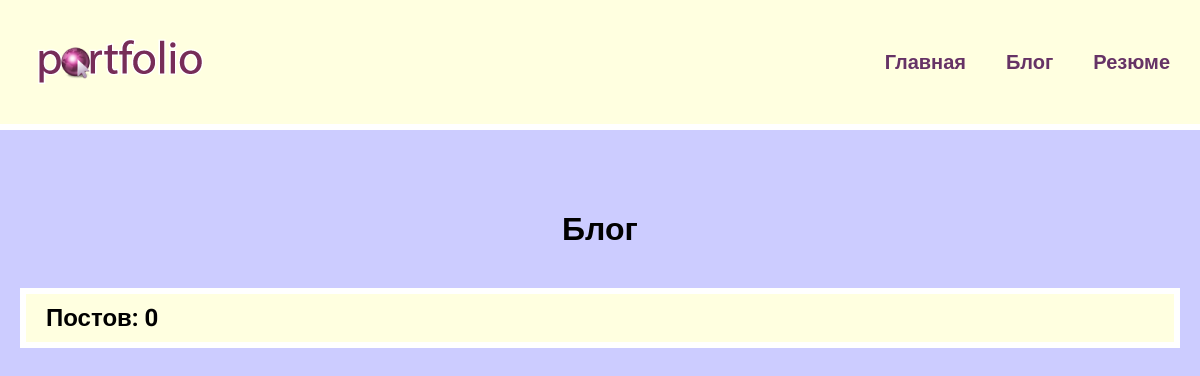
The page /blog/ on the database as committed earlier.
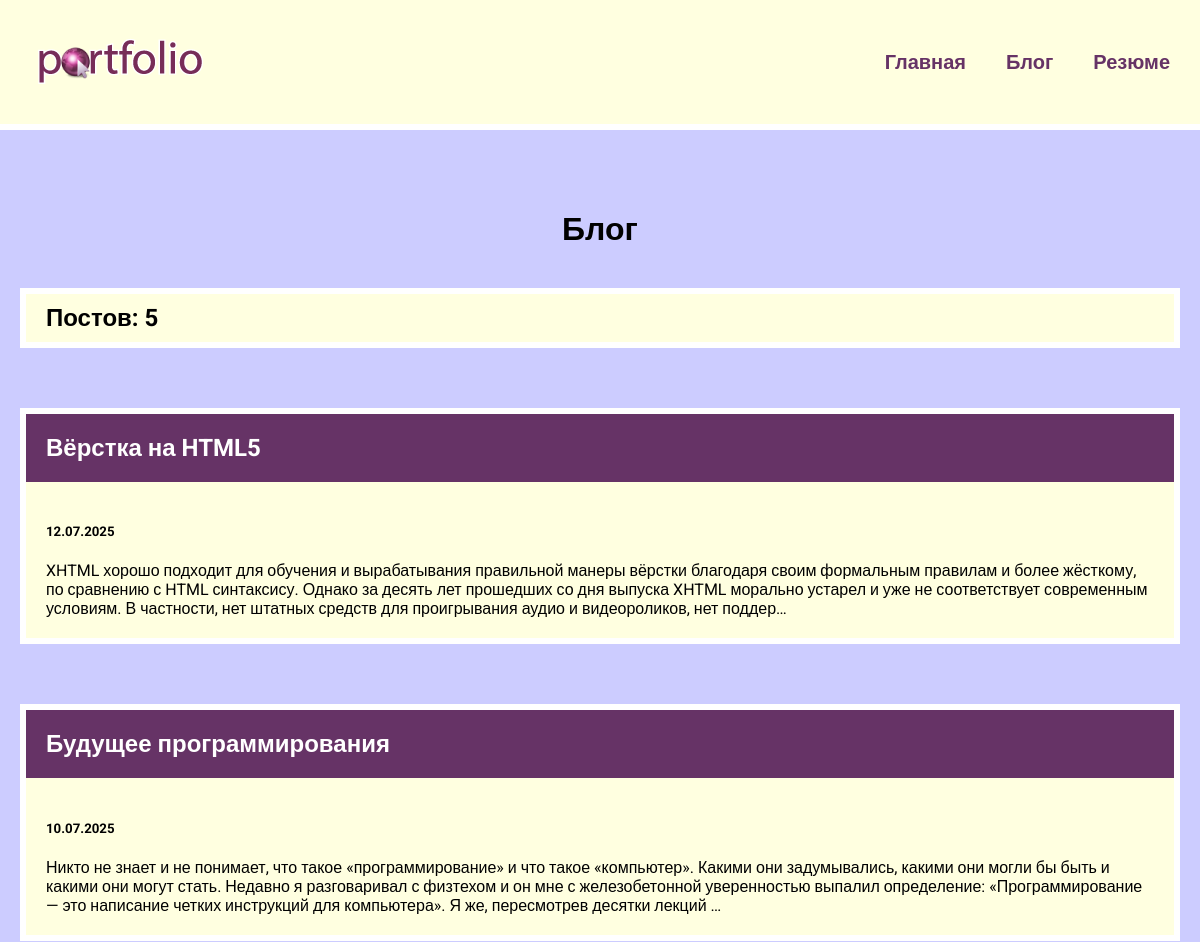
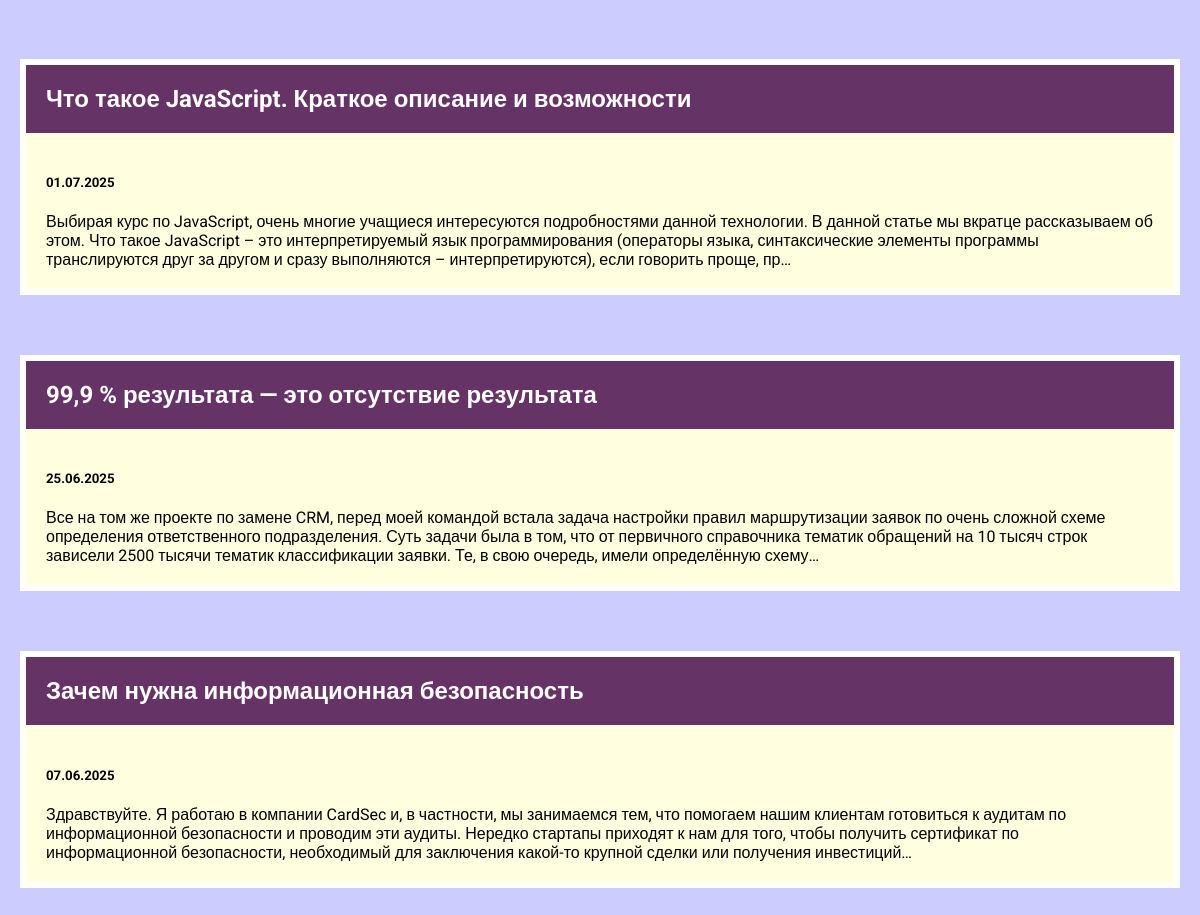
The same page on the database as committed later (2 pictures, top to bottom).
### blog/models.py (models this page shows, shortened)
class Blog(models.Model):
    title = models.CharField(max_length=200)
    description = models.TextField()
    date = models.DateField()

### blog/views.py (the view)
# urls.py: path('', views.blogs, name="blogs"),
def blogs(request):
    blogs = Blog.objects.order_by('-date')
    return render(request, "blog/blogs.html", {"blogs": blogs})

### blog/templates/blog/blogs.html
{% extends 'skills/base.html' %}
{% block content %}
<h1>Блог</h1>
<h2 class="count">Постов: {{ blogs.count }}</h2>
{% for blog in blogs %}
<div class="element">
    <h2 class="top">
        <a href="{% url 'detail' blog.id %}">{{ blog.title }}</a>
    </h2>
    <div class="blog_text">
        <h5>{{ blog.date|date:'d.m.Y' }}</h5>
        <div>{{ blog.description|striptags|truncatechars:360 }}</div>
    </div>
</div>
{% endfor %}
{% endblock %}

### skills/templates/skills/base.html (shortened to what this page needs)
<!DOCTYPE html>
{% load static %}
<html lang="en">
<head>
    <link rel="stylesheet" href="{% static 'css/style.css' %}">
</head>
<body>
<div class="menu">
    <div class="wrap">
        <div class="logo">
            <a href="{% url 'index' %}">
                <img src="{% static 'skills/logo.png' %}" alt="">
            </a>
        </div>
        <ul>
            <li><a href="{% url 'index' %}">Главная</a></li>
            <li><a href="{% url 'blogs' %}">Блог</a></li>
            <li><a href="{% static 'skills/resume.pdf' %}" target="_blank" >Резюме</a></li>
        </ul>
    </div>
</div>
  <div class="content">
    <div class="wrap">
      {% block content %}
      {% endblock %}
  </div></div>
</body>
</html>

### skills/static/css/style.css (style rules this page uses)
body { font-family: "Roboto", sans-serif; background: #CCCCFF; padding: 0; margin: 0; }
.wrap { max-width: 1200px; margin: 0 auto; padding: 20px; box-sizing: border-box; }
.element, .count { flex-basis: 360px; background: lightyellow; border: 6px solid #FFF; margin-bottom: 60px; }
h1 { text-align: center; margin: 60px 0 40px; }
h2 { text-align: center; margin: 20px 0; }
.top { background: #663366; margin: 0; }
.top a { color: #FFF; text-decoration: none; padding: 20px; display: block; text-align: left; }
.blog_text { padding: 20px; box-sizing: border-box; }
.count { padding: 10px 20px; box-sizing: border-box; text-align: left; }
.menu { background: lightyellow; padding: 10px; border-bottom: 6px solid #FFF; }
.menu .wrap { display: flex; flex-wrap: wrap; justify-content: space-between; align-items: center; }
.menu a { color: #663366; font-weight: bold; text-decoration: none; }
.menu ul { display: flex; flex-wrap: wrap; list-style: none; font-size: 20px; }
.menu li { margin-left: 40px; }

Rows that differ between the two databases and show on the page:
added Blog: title "Вёрстка на HTML5", date "12.07.2025", description "XHTML хорошо подходит для обучения и вырабатывания правильной манеры вёрстки благодаря своим формальным правилам и более жёсткому, по сравнению с HTML синтаксису. Однако за десять лет прошедших со дня выпуска XHTML морально устарел и уже не соответствует современным условиям. В частности, нет штатных средств для проигрывания аудио и видеороликов, нет поддер…"
added Blog: title "Будущее программирования", date "10.07.2025", description "Никто не знает и не понимает, что такое «программирование» и что такое «компьютер». Какими они задумывались, какими они могли бы быть и какими они могут стать. Недавно я разговаривал с физтехом и он мне с железобетонной уверенностью выпалил определение: «Программирование — это написание четких инструкций для компьютера». Я же, пересмотрев десятки лекций …"
added Blog: title "Что такое JavaScript. Краткое описание и возможности", date "01.07.2025", description "Выбирая курс по JavaScript, очень многие учащиеся интересуются подробностями данной технологии. В данной статье мы вкратце рассказываем об этом. Что такое JavaScript – это интерпретируемый язык программирования (операторы языка, синтаксические элементы программы транслируются друг за другом и сразу выполняются – интерпретируются), если говорить проще, пр…"
added Blog: title "99,9 % результата — это отсутствие результата", date "25.06.2025", description "Все на том же проекте по замене CRM, перед моей командой встала задача настройки правил маршрутизации заявок по очень сложной схеме определения ответственного подразделения. Суть задачи была в том, что от первичного справочника тематик обращений на 10 тысяч строк зависели 2500 тысячи тематик классификации заявки. Те, в свою очередь, имели определённую схему…"
added Blog: title "Зачем нужна информационная безопасность", date "07.06.2025", description "Здравствуйте. Я работаю в компании CardSec и, в частности, мы занимаемся тем, что помогаем нашим клиентам готовиться к аудитам по информационной безопасности и проводим эти аудиты. Нередко стартапы приходят к нам для того, чтобы получить сертификат по информационной безопасности, необходимый для заключения какой-то крупной сделки или получения инвестиций…"
Other text that changed with them:
{{ blogs.count }}: "0" → "5"
